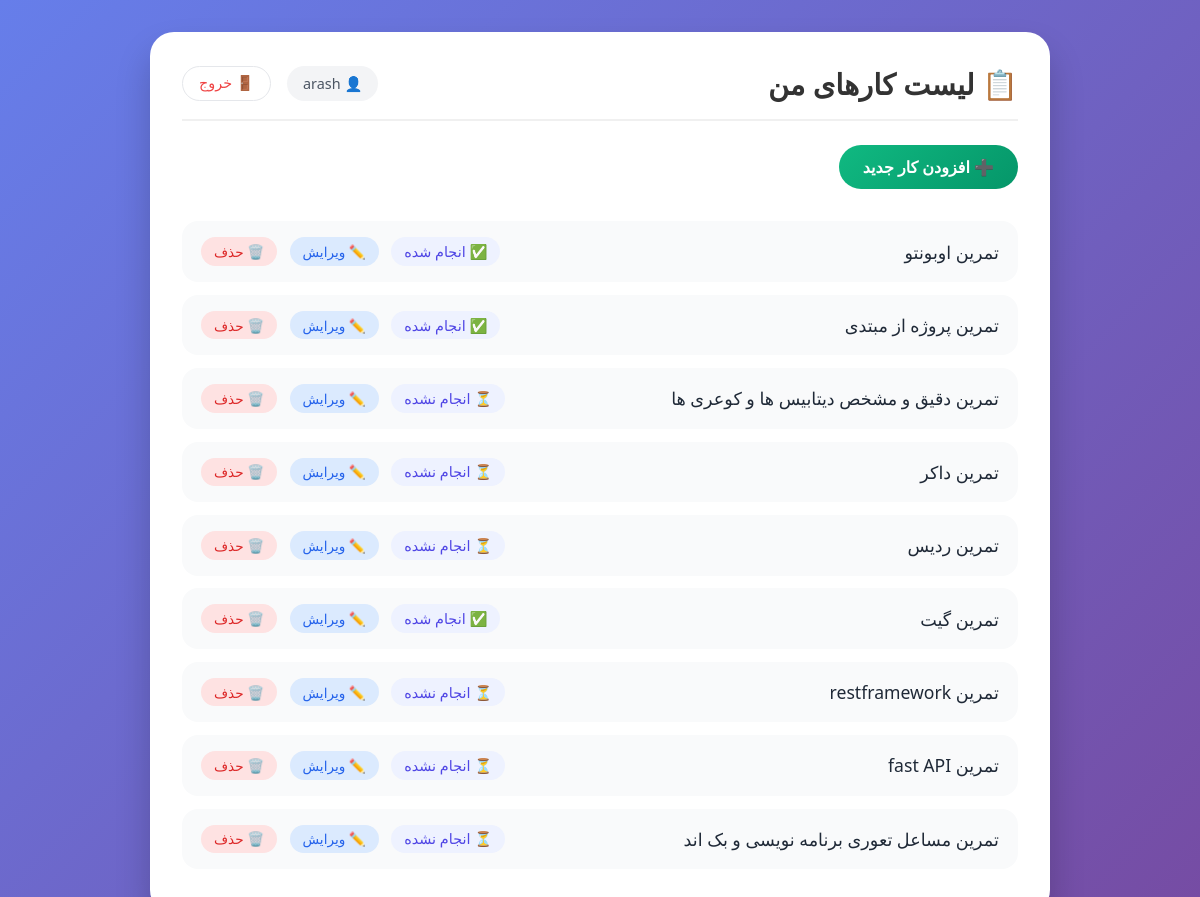
The app's page / (signed in) with its own data.
### app/models.py (models this page shows, shortened)
class Task(models.Model):
    user = models.ForeignKey(User, on_delete=models.CASCADE, related_name= 'tasks')
    title = models.CharField(max_length=200)
    descriptions = models.TextField(blank=True)
    date_time = models.DateTimeField(auto_now_add=True)
    is_done = models.BooleanField(default=False)

### app/views.py (the view)
# urls.py: path('', task_list, name='task_list'),
@login_required
def task_list(request):
    tasks = Task.objects.filter(user=request.user).order_by('date_time')
    return render(request, 'home.html', {'tasks':tasks})

### app/templates/home.html (shortened to what this page needs)
<!DOCTYPE html>
<html lang="fa" dir="rtl">
<head>
</head>
<body>
    <div class="container">
        <div class="card">
            <div class="header">
                <h1>📋 لیست کارهای من</h1>
                <div class="user-info">
                    <span class="username">👤 {{ request.user.username }}</span>
                    <form method="post" action="{% url 'logout' %}" style="display: inline;">
                        <button type="submit" class="btn-logout">🚪 خروج</button>
                    </form>
                </div>
            </div>
            <a href="{% url 'add_task' %}" class="btn-add">➕ افزودن کار جدید</a>
            {% if tasks %}
                <ul class="task-list">
                    {% for task in tasks %}
                        <li class="task-item">
                            <div class="task-title">
                                <a href="{% url 'task_details' task.id %}">
                                    {{ task.title }}
                                </a>
                            </div>
                            <div class="task-status">
                                {% if task.is_done %}✅ انجام شده{% else %}⏳ انجام نشده{% endif %}
                            </div>
                            <div class="task-actions">
                                <a href="{% url 'edit_task' task.id %}" class="edit-link">✏️ ویرایش</a>
                                <a href="{% url 'delete_task' task.id %}" class="delete-link">🗑️ حذف</a>
                            </div>
                        </li>
                    {% endfor %}
                </ul>
            {% else %}
                <div class="empty-msg">
                    🎯 هیچ کاری ثبت نشده است. اولین کار خود را اضافه کنید!
                </div>
            {% endif %}
        </div>
    </div>
</body>
</html>

### app/templates/home.html (style rules this page uses)
* { margin: 0; padding: 0; box-sizing: border-box; }
body { font-family: system-ui, 'Segoe UI', Tahoma, Geneva, Verdana, sans-serif; background: linear-gradient(135deg, #667eea 0%, #764ba2 100%); min-height: 100vh; padding: 2rem 1rem; }
.container { max-width: 900px; margin: 0 auto; }
.card { background: white; border-radius: 1.5rem; box-shadow: 0 20px 35px rgba(0, 0, 0, 0.2); padding: 2rem; transition: transform 0.3s ease; }
.header { display: flex; justify-content: space-between; align-items: center; flex-wrap: wrap; gap: 1rem; margin-bottom: 1.5rem; padding-bottom: 1rem; border-bottom: 2px solid #f0f0f0; }
h1 { color: #333; font-size: 1.8rem; font-weight: 600; }
.user-info { display: flex; align-items: center; gap: 1rem; }
.username { background: #f3f4f6; padding: 0.5rem 1rem; border-radius: 2rem; font-weight: 500; color: #4b5563; font-size: 0.9rem; }
.btn-logout { background: none; border: 1px solid #e5e7eb; padding: 0.5rem 1rem; border-radius: 2rem; cursor: pointer; font-weight: 500; color: #ef4444; transition: all 0.2s; font-size: 0.9rem; }
.btn-add { display: inline-block; background: linear-gradient(135deg, #10b981 0%, #059669 100%); color: white; padding: 0.7rem 1.5rem; border-radius: 2rem; text-decoration: none; font-weight: bold; margin-bottom: 1.5rem; transition: opacity 0.2s, transform 0.1s; border: none; cursor: pointer; }
.task-list { list-style: none; margin-top: 0.5rem; }
.task-item { background: #f9fafb; border-radius: 1rem; padding: 1rem 1.2rem; margin-bottom: 0.8rem; display: flex; justify-content: space-between; align-items: center; flex-wrap: wrap; gap: 0.8rem; transition: box-shadow 0.2s, background 0.2s; }
.task-title { font-size: 1.1rem; font-weight: 500; flex: 2; min-width: 150px; }
.task-title a { text-decoration: none; color: #1f2937; }
.task-status { font-size: 0.9rem; font-weight: 500; background: #eef2ff; padding: 0.3rem 0.8rem; border-radius: 2rem; color: #4f46e5; }
.task-actions { display: flex; gap: 0.8rem; }
.task-actions a { text-decoration: none; font-size: 0.85rem; padding: 0.3rem 0.8rem; border-radius: 1.5rem; transition: background 0.2s; font-weight: 500; }
.edit-link { color: #2563eb; background: #dbeafe; }
.delete-link { color: #dc2626; background: #fee2e2; }

### records on screen
Task: title "تمرین اوبونتو", is_done "✅ انجام شده"
Task: title "تمرین پروژه از مبتدی", is_done "✅ انجام شده"
Task: title "تمرین دقیق و مشخص دیتابیس ها و کوعری ها", is_done "⏳ انجام نشده"
Task: title "تمرین داکر", is_done "⏳ انجام نشده"
Task: title "تمرین ردیس", is_done "⏳ انجام نشده"
Task: title "تمرین گیت", is_done "✅ انجام شده"
Task: title "تمرین restframework", is_done "⏳ انجام نشده"
Task: title "تمرین fast API", is_done "⏳ انجام نشده"
Task: title "تمرین مساعل تعوری برنامه نویسی و بک اند", is_done "⏳ انجام نشده"

### other values on screen
{{ request.user.username }} "arash"
